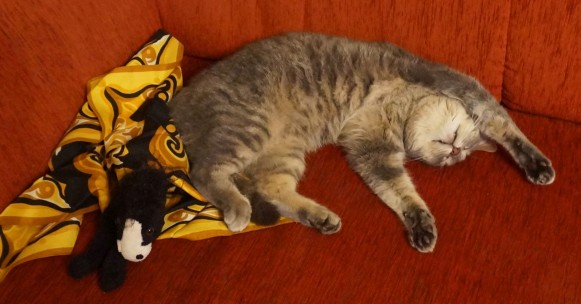
#> input picture Practice/GolyoAlszik_rs.jpg, 581 x 304 px
$ python 13_03_a_dft_ideal_lpf.py   (older library calls are emulated)
#> lines starting #> are read from the running program, lines starting #| are printed output that depends on the picture; after the words box and inside, x2 and y2 are one past the last pixel; in counts of white or black regions, pixels touching at a corner belong together; long printed decimals are rounded
import cv2
import numpy as np

filter_radius = 40


def display_freq_log_magnitude(dft_in, wnd_title='Frequency magnitude'):
    # Displaying log normalized magnitude of the frequency spectrum
    im_spectrum_magnitude = np.log(1.0 + cv2.magnitude(dft_in[:, :, 0], dft_in[:, :, 1]))
    im_magnitude_norm = cv2.normalize(im_spectrum_magnitude, None, 0, 1, norm_type=cv2.NORM_MINMAX, dtype=cv2.CV_32FC1)
    cv2.imshow(wnd_title, im_magnitude_norm)


def do_fft_shift(dft_in):
    dft_np_shift = np.fft.fftshift(dft_in)
    return cv2.merge([dft_np_shift[:, :, 1], dft_np_shift[:, :, 0]])


def do_ifft_shift(dft_in):
    dft_np_shift = np.fft.ifftshift(dft_in)
    return cv2.merge([dft_np_shift[:, :, 1], dft_np_shift[:, :, 0]])


# Read input image and convert to float32
img_in = cv2.imread('GolyoAlszik_rs.jpg', cv2.IMREAD_GRAYSCALE)
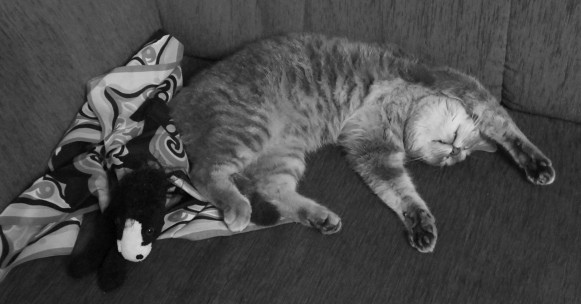
#> img_in: shape (304, 581); min 0, max 222, mean 73.2
# img = cv2.imread('OpenCV-logo.png', cv2.IMREAD_GRAYSCALE)
orig_width = img_in.shape[1]
#> orig_width = 581
orig_height = img_in.shape[0]
#> orig_height = 304

print('Proposed padding of the original image sizes:')
padded_width = cv2.getOptimalDFTSize(img_in.shape[1])
#> padded_width = 600
padded_height = cv2.getOptimalDFTSize(img_in.shape[0])
#> padded_height = 320
print('Width:', img_in.shape[1], '->', cv2.getOptimalDFTSize(img_in.shape[1]))
#| Width: 581 -> 600
print('Height:', img_in.shape[0], '->', cv2.getOptimalDFTSize(img_in.shape[0]))
#| Height: 304 -> 320
im = np.zeros((padded_height, padded_width), np.uint8)
im[:img_in.shape[0], :img_in.shape[1]] = img_in
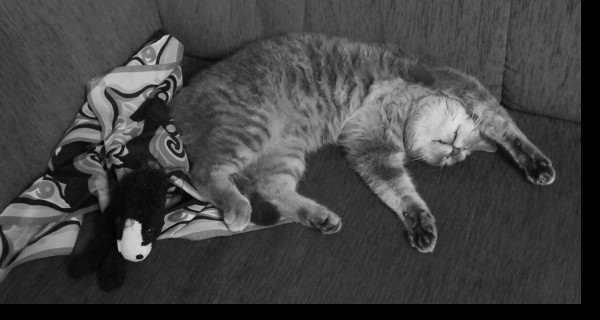
#> im: shape (320, 600); min 0, max 222, mean 67.4

img_float = np.float32(im) / 255
cv2.imshow('img_float', img_float)

# Image DFT + shift
dft = cv2.dft(img_float, flags=cv2.DFT_COMPLEX_OUTPUT)
dft_shift = do_fft_shift(dft)

# Display image frequency magnitude
display_freq_log_magnitude(dft_shift, 'dft log magnitude')
#> in display_freq_log_magnitude, `im_spectrum_magnitude = np.log(1.0 + cv2.magnitude(dft_in[:, :, 0], df..`:
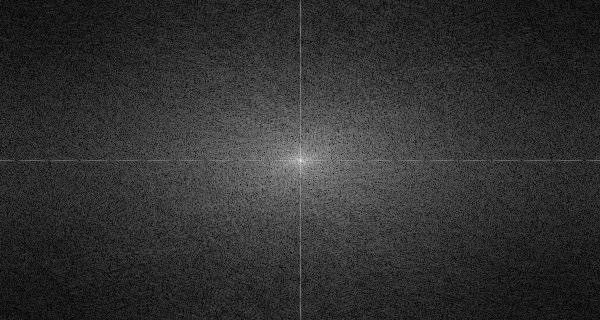
#> im_spectrum_magnitude: shape (320, 600) float32; min 0.0131, max 10.83, mean 2.12; drawn with min black and max white

# Create ideal low pass filter (as a centered circle)
circle_img = np.zeros(dft_shift.shape[:2], np.float32)
cv2.circle(circle_img, (int(circle_img.shape[1] / 2), int(circle_img.shape[0] / 2)), filter_radius, 1, cv2.FILLED)
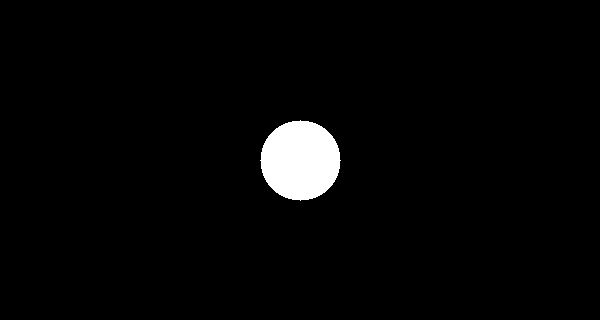
#> circle_img: shape (320, 600) float32; values 0 (black) and 1 (white), 2.6% white; 1 white region, box (x1, y1, x2, y2) and area: (260, 120, 341, 201) 5025
cv2.imshow('circle', circle_img)

# The frequency filter must be complex
ideal_filter = np.ndarray(dft_shift.shape, np.float32)
ideal_filter[:, :, 0] = circle_img  # real part
ideal_filter[:, :, 1] = 0           # imaginary part
print(dft_shift.shape)
#| (320, 600, 2)
print(ideal_filter.shape)
#| (320, 600, 2)

# Apply the frequency filter and display the spectrum
filtered = cv2.mulSpectrums(dft_shift, ideal_filter, 0)
display_freq_log_magnitude(filtered, 'filtered log magnitude')
cv2.waitKey(0)

# Inverse DFT
filtered_shift = do_ifft_shift(filtered)
idft_cplx = cv2.idft(filtered_shift, flags=cv2.DFT_SCALE)

# Check whether imaginary is (near) zero
idft_imag = idft_cplx[:, :, 1]
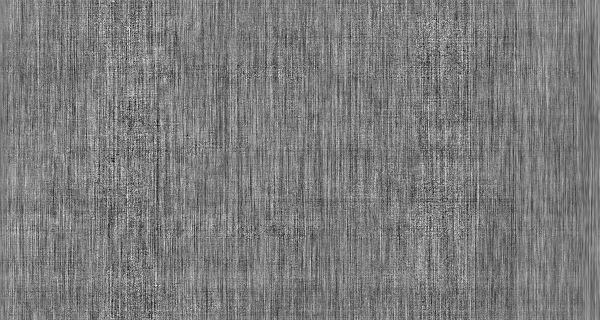
#> idft_imag: shape (320, 600) float32; min -6.17e-08, max 6.51e-08, mean -2.49e-17; drawn with min black and max white
print('idft imaginary dtype min max', idft_imag.dtype, np.min(idft_imag), np.max(idft_imag))
#| idft imaginary dtype min max float32 -6.1748665e-08 6.510308e-08

# Take the real part of the result
idft = idft_cplx[:, :, 0]
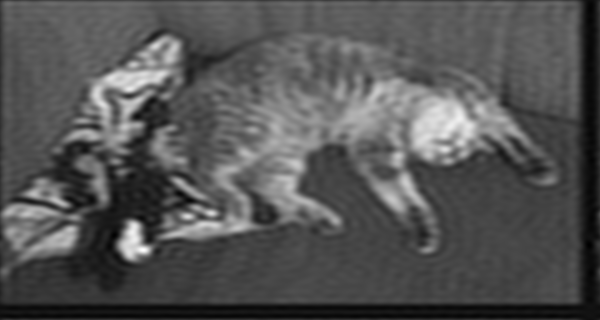
#> idft: shape (320, 600) float32; min -0.0701, max 0.935, mean 0.264; drawn with min black and max white
print('idft dtype min max', idft.dtype, np.min(idft), np.max(idft))
#| idft dtype min max float32 -0.0701 0.9354
filtered_img = np.uint8(np.clip(idft, 0, 1) * 255)[:orig_height, :orig_width]
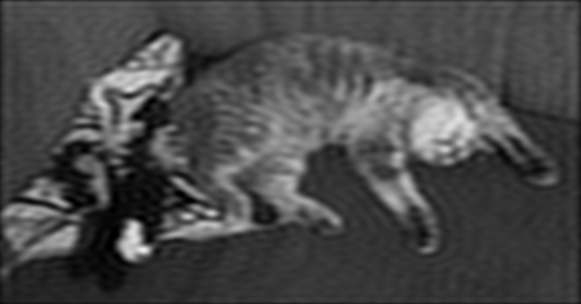
#> filtered_img: shape (304, 581); min 0, max 238, mean 72.4
# filtered_img = cv2.normalize(idft, None, 0, 255, cv2.NORM_MINMAX, cv2.CV_8UC1)
cv2.imshow('filtered_img', filtered_img)

cv2.waitKey(0)
cv2.destroyAllWindows()

$ run again, with Practice/FCards_01.jpg copied over Practice/GolyoAlszik_rs.jpg
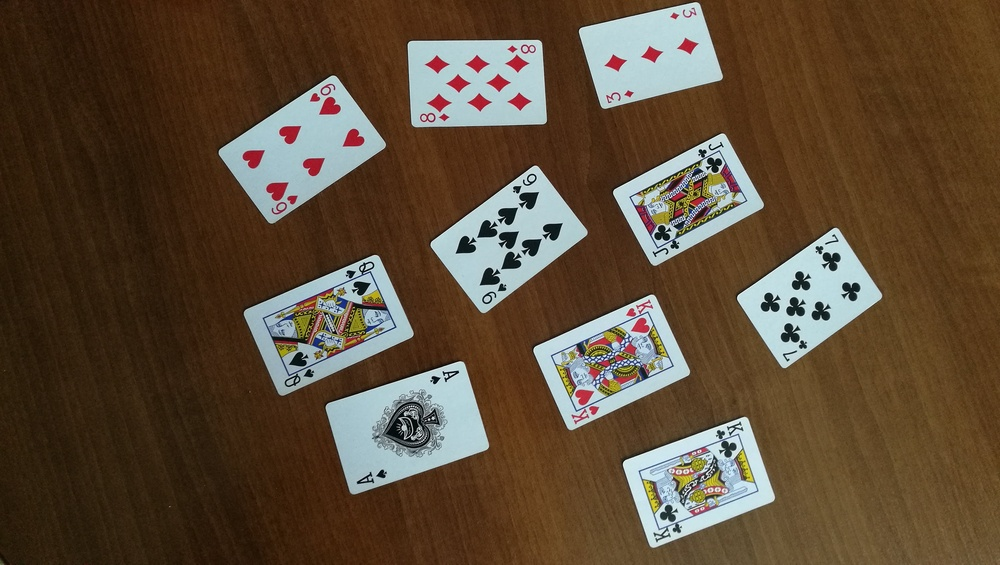
#> input picture Practice/FCards_01.jpg, 1000 x 565 px, shrunk from 3968 x 2240 before the run
#| Width: 1000 -> 1000
#| Height: 565 -> 576
#> `cv2.circle(circle_img, (int(circle_img.shape[1] / 2), int(circle_img.s..`:
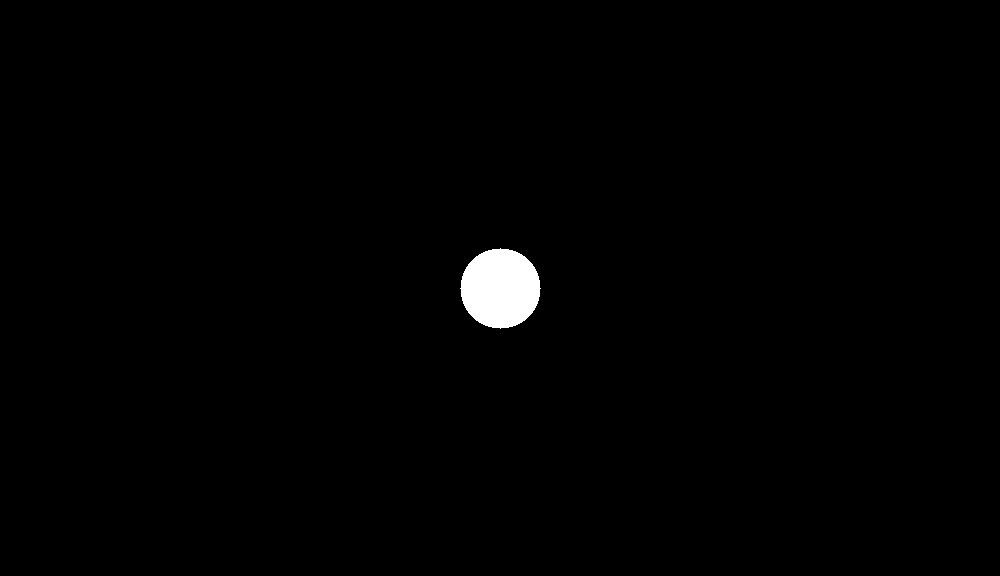
#> circle_img: shape (576, 1000) float32; values 0 (black) and 1 (white), 0.87% white; 1 white region, box (x1, y1, x2, y2) and area: (460, 248, 541, 329) 5025
#| (576, 1000, 2)
#| (576, 1000, 2)
#| idft imaginary dtype min max float32 -1.09302164e-07 9.006122e-08
#| idft dtype min max float32 -0.08606 1.026
#> `filtered_img = np.uint8(np.clip(idft, 0, 1) * 255)[:orig_height, :orig..`:
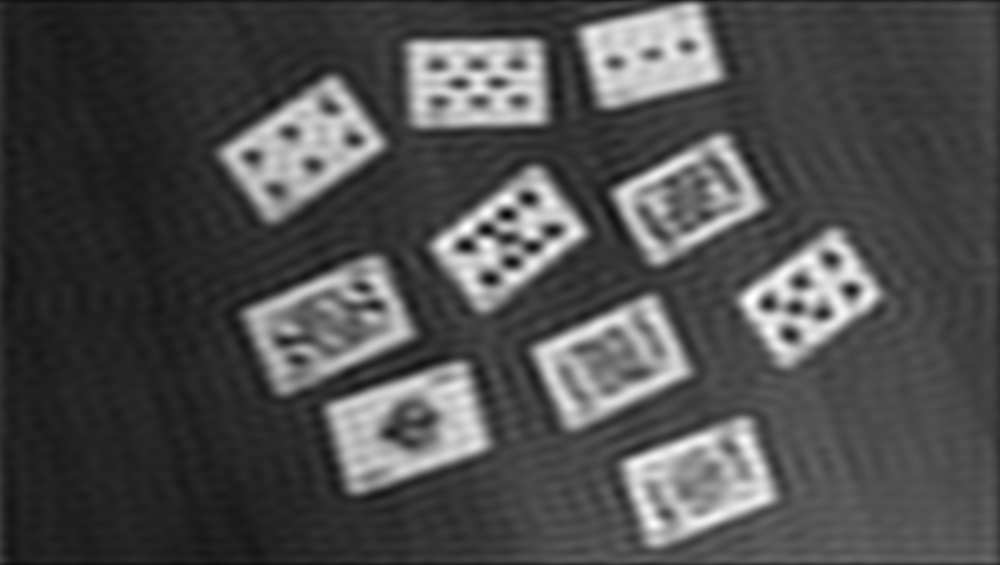
#> filtered_img: shape (565, 1000); min 7, max 255, mean 77.9
